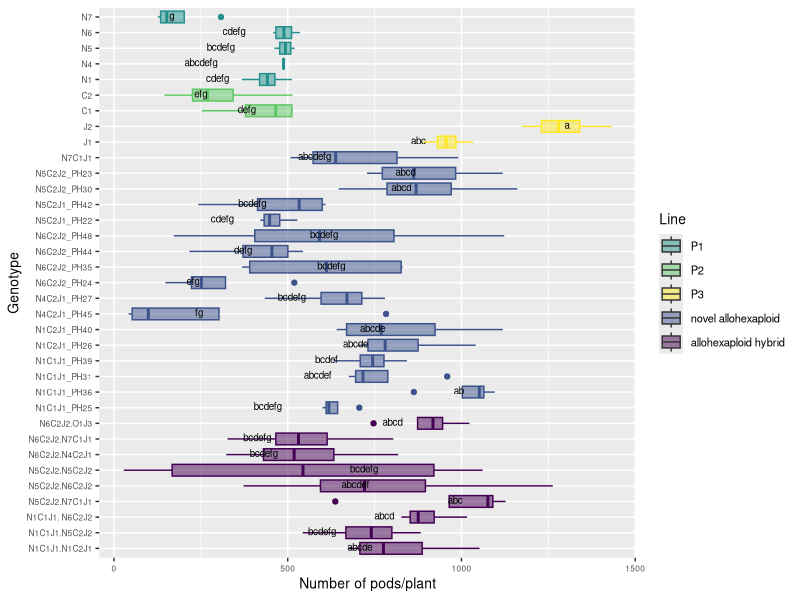

R code for this plot:
# Comparison 2XY: Novel allohexaploids

#load packages 
install.packages("multcompView")
install.packages("viridis")
library(viridis)

library(tidyverse)
library(dplyr)
library(ggplot2)
library(ggpubr)
library(datasets)
library(multcompView)


# vollständige Rohdatentabelle laden ######
getwd()
DATA <- read_csv("EPPN raw data complete 220419.csv")
View(DATA)


#drop first column
DATA = DATA[,2:37]
View(DATA)

#Comparison 2XY	einschließlich JO allohexaploids
# Aim: to determine if the NCJ allohexaploids have more similarity to each other than to their parent genotypes 

#### subsetting #####
#IMPORTANT: N5C2J2.N5C2J1_PH43 has only one parent genotype: N5C2J2 (PH30 and PH23), 
# N5C2J1_PH42 wieder drin

comp_2X4 <- DATA[DATA$Genotype %in% c("N5", "N6", "N1", "N4", "N7","C1", "C2", "J1", "J2", 
                                      
                                      "N6C2J2_PH24", "N6C2J2_PH35", "N6C2J2_PH44", "N6C2J2_PH48", 
                                     "N5C2J1_PH22", "N5C2J1_PH42", "N5C2J2_PH30", "N5C2J2_PH23", "N1C1J1_PH25", "N1C1J1_PH36", 
                                     "N1C1J1_PH31", "N1C1J1_PH39", "N1C2J1_PH26", "N1C2J1_PH40", "N4C2J1_PH45",
                                     "N4C2J1_PH27", "N7C1J1",
                                     
                                     "N1C1J1.N5C2J2", "N6C2J2.N7C1J1", "N5C2J2.N7C1J1", "N1C1J1. N6C2J2",
                                     "N5C2J2.N6C2J2","N1C1J1.N1C2J1", "N5C2J2.N5C2J2", "N6C2J2.N4C2J1", "N6C2J2.O1J3"), ]
head(comp_2X4)
View(comp_2X4)

#create column giving generation###############################################
#N5C2J1_PH42 wieder drin ######################################################## 
comp_2X4 <- comp_2X4 %>%
  mutate(Line = case_when(
  Genotype == "N1" ~ "P1",
  Genotype == "N4" ~ "P1",
  Genotype == "N5" ~ "P1",
  Genotype == "N6" ~ "P1",
  Genotype == "N7" ~ "P1",
  Genotype == "C1" ~ "P2",
  Genotype == "C2" ~ "P2",
  Genotype == "J1" ~ "P3",
  Genotype == "J2" ~ "P3",
  Genotype == "N5C2J1_PH22" ~ "novel allohexaploid",
  Genotype == "N5C2J1_PH42" ~ "novel allohexaploid",
  Genotype == "N5C2J2_PH23" ~ "novel allohexaploid",
  Genotype == "N6C2J2_PH24" ~ "novel allohexaploid",
  Genotype == "N1C1J1_PH25" ~ "novel allohexaploid",
  Genotype == "N1C2J1_PH26" ~ "novel allohexaploid",
  Genotype == "N4C2J1_PH27" ~ "novel allohexaploid",
  Genotype == "N5C2J2_PH30" ~ "novel allohexaploid",
  Genotype == "N1C1J1_PH31" ~ "novel allohexaploid",
  Genotype == "N6C2J2_PH35" ~ "novel allohexaploid",
  Genotype == "N1C1J1_PH36" ~ "novel allohexaploid",
  Genotype == "N1C1J1_PH39" ~ "novel allohexaploid",
  Genotype == "N1C2J1_PH40" ~ "novel allohexaploid",
  Genotype == "N6C2J2_PH44" ~ "novel allohexaploid",
  Genotype == "N4C2J1_PH45" ~ "novel allohexaploid",
  Genotype == "N6C2J2_PH48" ~ "novel allohexaploid",
  Genotype == "N7C1J1" ~ "novel allohexaploid",
  Genotype == "N1C1J1.N5C2J2" ~ "allohexaploid hybrid",
  Genotype == "N1C1J1.N1C2J1" ~ "allohexaploid hybrid",
  Genotype == "N5C2J2.N7C1J1" ~ "allohexaploid hybrid",
  Genotype == "N5C2J2.N5C2J2" ~ "allohexaploid hybrid",
  Genotype == "N1C1J1. N6C2J2" ~ "allohexaploid hybrid",
  Genotype == "N5C2J2.N6C2J2" ~ "allohexaploid hybrid",
  Genotype == "N6C2J2.O1J3" ~ "allohexaploid hybrid",
  Genotype == "N6C2J2.N4C2J1" ~ "allohexaploid hybrid",
  Genotype == "N6C2J2.N7C1J1" ~ "allohexaploid hybrid"))
view(comp_2X4)

# ANOVA, Tukey & Boxplot with CLD according to Rosane Rech##########################################################
# loading the appropriate libraries
library(datasets)

#remove previous objects
rm(anova)
rm(tukey)
rm(cld)
rm(Tk)

# analysis of variance
anova <- aov(pods_plant ~ Genotype, data = comp_2X4)
summary(anova)

# Tukey's test
tukey <- TukeyHSD(anova)
print(tukey)

# compact letter display
cld <- multcompLetters4(anova, tukey)
print(cld)

# table with factors and 3rd quantile
Tk <- group_by(comp_2X4, Genotype) %>%
  summarise(mean = round(mean(pods_plant, na.rm = TRUE), digits = 1), quant = round(quantile(pods_plant, probs = 0.75, na.rm = TRUE), digits = 1)) %>%
  arrange(desc(mean)) #WICHTIG: arrange(desc(mean)) muss hier rein!!!

# extracting the compact letter display and adding to the Tk table
cld <- as.data.frame.list(cld$Genotype)
Tk$cld <- cld$Letters
print(Tk) # print dient der Überprüfung: Mittelwerte und Letter code 
# in der gleichen Reihenfolge angeordnet?


#create column giving generation###############################################
#N5C2J1_PH42 wieder drin ########################################################
ANOVA_Tukey_2X4 <- Tk %>%
  mutate(Line = case_when(
    Genotype == "N1" ~ "P1",
    Genotype == "N4" ~ "P1",
    Genotype == "N5" ~ "P1",
    Genotype == "N6" ~ "P1",
    Genotype == "N7" ~ "P1",
    Genotype == "C1" ~ "P2",
    Genotype == "C2" ~ "P2",
    Genotype == "J1" ~ "P3",
    Genotype == "J2" ~ "P3",
    Genotype == "N5C2J1_PH22" ~ "novel allohexaploid",
    Genotype == "N5C2J1_PH42" ~ "novel allohexaploid",
    Genotype == "N5C2J2_PH23" ~ "novel allohexaploid",
    Genotype == "N6C2J2_PH24" ~ "novel allohexaploid",
    Genotype == "N1C1J1_PH25" ~ "novel allohexaploid",
    Genotype == "N1C2J1_PH26" ~ "novel allohexaploid",
    Genotype == "N4C2J1_PH27" ~ "novel allohexaploid",
    Genotype == "N5C2J2_PH30" ~ "novel allohexaploid",
    Genotype == "N1C1J1_PH31" ~ "novel allohexaploid",
    Genotype == "N6C2J2_PH35" ~ "novel allohexaploid",
    Genotype == "N1C1J1_PH36" ~ "novel allohexaploid",
    Genotype == "N1C1J1_PH39" ~ "novel allohexaploid",
    Genotype == "N1C2J1_PH40" ~ "novel allohexaploid",
    Genotype == "N6C2J2_PH44" ~ "novel allohexaploid",
    Genotype == "N4C2J1_PH45" ~ "novel allohexaploid",
    Genotype == "N6C2J2_PH48" ~ "novel allohexaploid",
    Genotype == "N7C1J1" ~ "novel allohexaploid",
    Genotype == "N1C1J1.N5C2J2" ~ "allohexaploid hybrid",
    Genotype == "N1C1J1.N1C2J1" ~ "allohexaploid hybrid",
    Genotype == "N5C2J2.N7C1J1" ~ "allohexaploid hybrid",
    Genotype == "N5C2J2.N5C2J2" ~ "allohexaploid hybrid",
    Genotype == "N1C1J1. N6C2J2" ~ "allohexaploid hybrid",
    Genotype == "N5C2J2.N6C2J2" ~ "allohexaploid hybrid",
    Genotype == "N6C2J2.O1J3" ~ "allohexaploid hybrid",
    Genotype == "N6C2J2.N4C2J1" ~ "allohexaploid hybrid",
    Genotype == "N6C2J2.N7C1J1" ~ "allohexaploid hybrid"))

view(ANOVA_Tukey_2X4)

# Reorder factor levels in comp_2X4
#N5C2J1_PH42 removed!!!##
comp_2X4ord <- comp_2X4                             
comp_2X4ord$Genotype <- factor(comp_2X4ord$Genotype,     
                                levels = c("N1C1J1.N1C2J1", "N1C1J1.N5C2J2", "N1C1J1. N6C2J2", 
                                           "N5C2J2.N7C1J1", "N5C2J2.N6C2J2", "N5C2J2.N5C2J2", 
                                           "N6C2J2.N4C2J1", "N6C2J2.N7C1J1", "N6C2J2.O1J3",
                                           
                                           "N1C1J1_PH25", "N1C1J1_PH36","N1C1J1_PH31", "N1C1J1_PH39", 
                                           "N1C2J1_PH26", "N1C2J1_PH40", 
                                           "N4C2J1_PH45","N4C2J1_PH27",
                                           "N6C2J2_PH24", "N6C2J2_PH35", "N6C2J2_PH44", "N6C2J2_PH48", 
                                           "N5C2J1_PH22", "N5C2J1_PH42",
                                           "N5C2J2_PH30", "N5C2J2_PH23", 
                                           "N7C1J1",
                                           
                                           "J1", "J2", "C1", "C2", "N1", "N4", "N5", "N6", "N7"))

ANOVA_Tukey_2X4ord <- ANOVA_Tukey_2X4
ANOVA_Tukey_2X4ord$Genotype <- factor(ANOVA_Tukey_2X4ord$Genotype,     
                                  levels = c("N1C1J1.N1C2J1", "N1C1J1.N5C2J2", "N1C1J1. N6C2J2", 
                                             "N5C2J2.N7C1J1", "N5C2J2.N6C2J2", "N5C2J2.N5C2J2", 
                                             "N6C2J2.N4C2J1", "N6C2J2.N7C1J1", "N6C2J2.O1J3",
                                             
                                             "N1C1J1_PH25", "N1C1J1_PH36","N1C1J1_PH31", "N1C1J1_PH39", 
                                             "N1C2J1_PH26", "N1C2J1_PH40", 
                                             "N4C2J1_PH45","N4C2J1_PH27",
                                             "N6C2J2_PH24", "N6C2J2_PH35", "N6C2J2_PH44", "N6C2J2_PH48", 
                                             "N5C2J1_PH22", "N5C2J1_PH42",
                                             "N5C2J2_PH30", "N5C2J2_PH23", 
                                             "N7C1J1",
                                             
                                             "J1", "J2", "C1", "C2", "N1", "N4", "N5", "N6", "N7"))


#boxplot pods_plant 2X4
ggplot(comp_2X4ord, aes(Genotype, pods_plant, fill = Line, color = Line)) + 
  geom_boxplot() +
  labs(x="Genotype", y="Number of pods/plant") +
  geom_text(data = ANOVA_Tukey_2X4, aes(x = Genotype, y = quant, label = cld), color = "black", size = 2.5, vjust = 0.3, hjust = 3) +
  coord_flip() +
  theme(axis.title = element_text(size = 14),
        legend.text = element_text(size = 8),
        legend.title = element_text(size = 10),
        axis.title.x = element_text(size = 10),
        axis.title.y = element_text(size = 10),
        axis.text.x = element_text(size = 6),
        axis.text.y = element_text(size = 6)) +
  scale_color_viridis(discrete = TRUE, option = "D", direction = 1, alpha = 1, guide = "none") +  #legend removed by guide = "none" 
  scale_fill_viridis(discrete = TRUE, option = "D", direction = 1, alpha = 0.5,
                     breaks=c("P1", "P2", "P3", "novel allohexaploid", "allohexaploid hybrid"),
                     labels=c("P1", "P2", "P3", "novel allohexaploid", "allohexaploid hybrid")) ##reorder legend labels!
